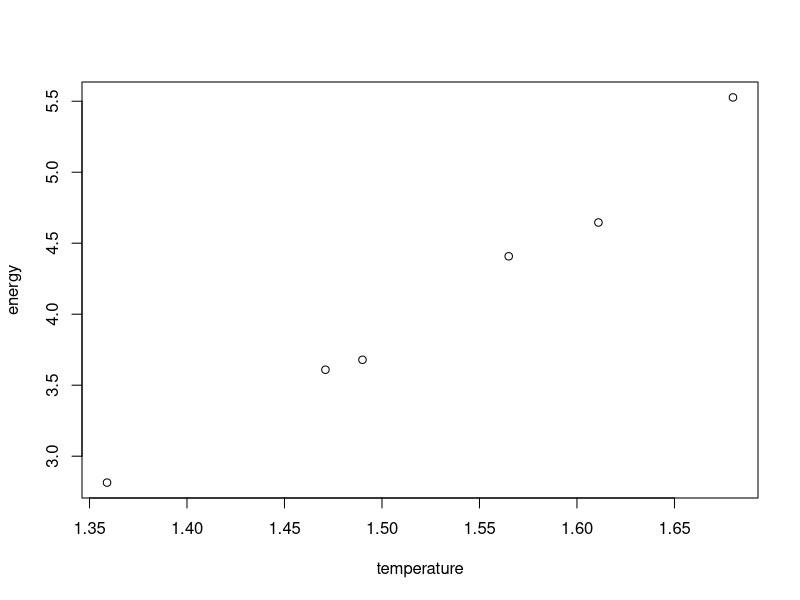
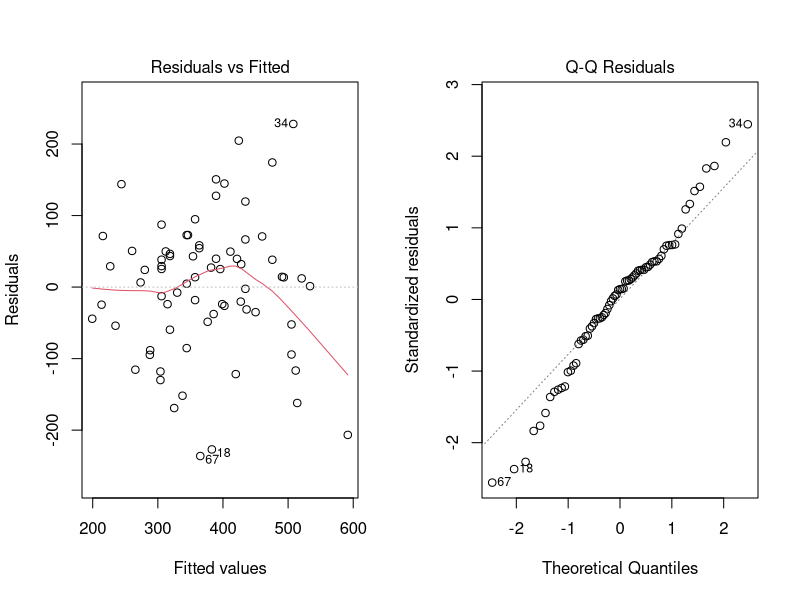
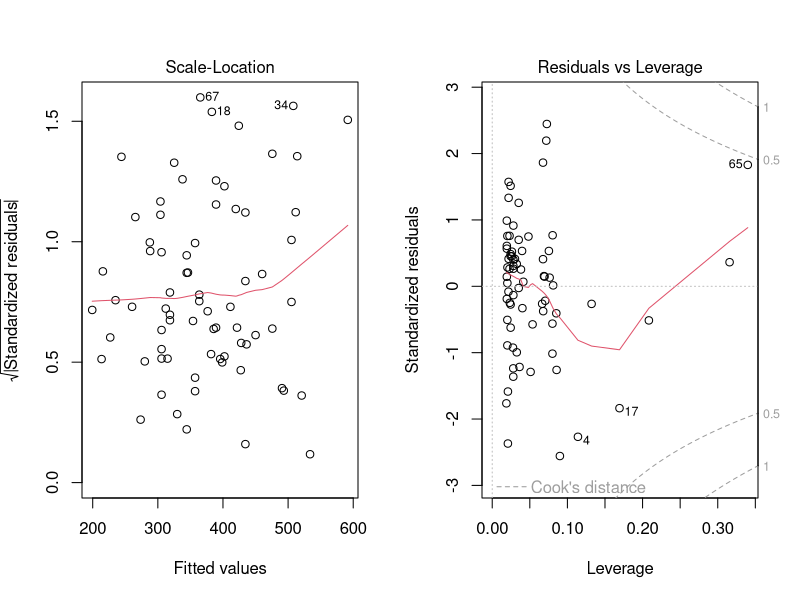

R code for these plots, in order:
## ---- chunk 1
library(dplyr)
## ---- chunk 2
lamp <- read.table("lamp.txt", header = TRUE)
with(lamp, plot(energy ~ temperature))
## ---- chunk 3
lamp.model <- lm(log(energy) ~ temperature, data = lamp)
summary(lamp.model)
## ---- chunk 4
model1 <- nls(energy ~ th1 * exp(th2 * temperature), data = lamp, start = list(th1 = 2.5, th2 = 2.068))
summary(model1)
## ---- chunk 5
y_value <- .171 * exp(2.066 * 1.4) 
## ---- chunk 6
trailuser <- read.table("trailuser.txt", header = TRUE, stringsAsFactors = TRUE)
trailuser$dayType <- as.factor(trailuser$dayType)
trailuser$season <- as.factor(trailuser$season)

contrasts(trailuser$dayType)
contrasts(trailuser$season)

additive_model <- lm(volume ~ avgtemp + precip + dayType + season, data = trailuser)
summary(additive_model)
## ---- chunk 7
full_model <- lm(volume ~ avgtemp + precip + dayType + season, data = trailuser)
reduced_model <- lm(volume ~ avgtemp + precip + dayType, data = trailuser)
anova_results <- anova(reduced_model, full_model)
anova_results 
## ---- chunk 8
par(mfrow = c(1, 2)) 
plot(reduced_model)
## ---- chunk 9
quadratic_model <- lm(volume ~ avgtemp + I(avgtemp^2) + precip + dayType, data = trailuser)
summary(quadratic_model)
## ---- chunk 10
.25 * -148.079
## ---- chunk 11
beta0 <- -599.94041
beta1 <- 27.81275
beta2 <- -0.18344
beta3 <- -148.07875
dayType_weekend <- 0

avgtemp <- 55
precip <- 0.15

predicted_volume <- beta0 + 
                   (beta1 * avgtemp) + 
                   (beta2 * (avgtemp^2)) + 
                   (beta3 * precip) + 
                   (dayType_weekend * 93.65017)
predicted_volume
## ---- chunk 12
trailuser2 <- trailuser |>
  mutate(sqrt_precip = sqrt(precip))
## ---- chunk 13
model4 <- lm(volume ~ avgtemp + I(avgtemp^2) + sqrt_precip + dayType, data = trailuser2)

sqrt_precip_value <- sqrt(0.15)
new_data <- data.frame(avgtemp = 55,
                       I.avgtemp.2 = 55^2, sqrt_precip = sqrt_precip_value, dayType = factor("weekday", levels = c("weekday", "weekend")))
predicted_usage <- predict(model4, newdata = new_data)
predicted_usage
## ---- chunk 14
intercept <- 66.45
beta_BMI <- -1.62
beta_BP <- -1.49
beta_interaction <- 0.11

BMI <- 25
BP <- 90

interaction_term <- BMI * BP

predicted_response <- intercept + (beta_BMI * BMI) + (beta_BP * BP) + (beta_interaction * interaction_term)
predicted_response
